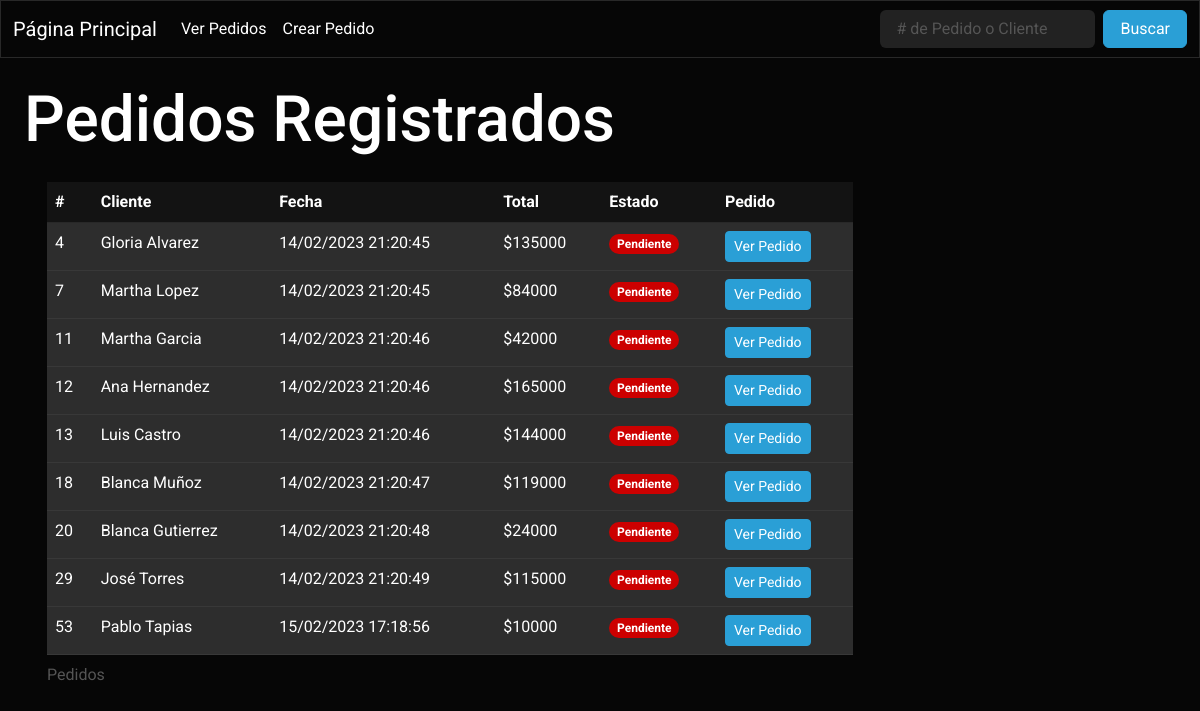
The app's page /ver_estado/Pendiente with its own data.
### tables this page shows
CREATE TABLE "Pedidos" ( -- Tabla que almacena los pedidos
    id INTEGER PRIMARY KEY AUTOINCREMENT NOT NULL, 
    cliente VARCHAR(255) NOT NULL,
    fecha VARCHAR(255) NOT NULL,
    total INT NOT NULL,
    estado TEXT NOT NULL,
    pedido TEXT NOT NULL
);

### app.py (the view)
@app.route('/ver_estado/<estado>') # Ruta que muestra todos los pedidos que se encuentran en un estado indicado.
def verEstado(estado):
    query = f'SELECT * FROM Pedidos WHERE estado = "{estado}"' # Solicitud a realizar.
    pedidosDB = consultarQuery(query) # Ejecutar una solicitud SQL, guardar el resultado en una variable.
    if pedidosDB: # Sí la consulta arroja resultados.
        return render_template('pedidos.html', pedidosDB=pedidosDB) # Devuelve la plantilla html y una variable con los pedidos.
    else: # Sí la consulta no arroja resultados.
        flash(['No se han encontrado pedidos con el estado ', f'{estado}'], 'Rojo') # Se envía un mensaje, la categoría del mensaje y un dato a la próxima página en mostrarse.
        return redirect(url_for('index')) # Se redirige al usuario a la ruta '/'.

### app.py (called while the page is built)
def crearCursor(database): # Genera un objeto cursor a traves de una base de datos.
    conn = None
    try: # Intenta conectarse a la base de datos.
        conn = sql.connect(database) # Establece conexión con la base de datos, y en caso de no existir, la crea.
    except sql.Error as error: # En caso de no lograr conectar a la DB mostrará el error por pantalla.
        print(error)
    finally: # En caso de lograr conectar, generará el objeto cursor y lo devolverá a traves de return.
        if conn:
            cursor = conn.cursor()
            return cursor, conn # Devuelve el objeto cursor y el objeto conn para cerrar la conexión a la base de datos al final.

def consultarQuery(query): # Función que realiza una consulta tomando como argumento una query SQL.
    cursor, conn = crearCursor(database) # Creando cursor y conexión con la base de datos.
    cursor.execute(query) # Ejecutar una solicitud con el cursor.
    respuesta = cursor.fetchall() # Se vuelcan los datos en una variable.
    conn.commit() # Aplicar cambios.
    conn.close() # Cerrar conexión.
    return respuesta # Se devuelven los datos recolectados.

### templates/pedidos.html (shortened to what this page needs)
{% extends "navbar.html" %}
{% block content %}
<div id="pagina">
    <h1>Pedidos Registrados</h1>
    <table class="table table-hover" id="tabla">
        <caption>Pedidos</caption>
        <thead>
            <tr>
                <th scope="col">#</th>
                <th scope="col">Cliente</th>
                <th scope="col">Fecha</th>
                <th scope="col">Total</th>
                <th scope="col">Estado</th>
                <th scope="col">Pedido</th>
            </tr>
        </thead>
        <tbody>
            {% for pedido in pedidosDB %}
            <tr class="table-light">
                <td>{{ pedido[0] }}</td>
                <td>{{ pedido[1] }}</td>
                <td>{{ pedido[2] }}</td>
                <td>${{ pedido[3] }}</td>
                {% if pedido[4] == 'Pendiente': %}
                <td><span class="badge rounded-pill bg-danger">{{ pedido[4] }}</span></td>
                {% elif pedido[4] == 'En Producción': %}
                <td><span class="badge rounded-pill bg-warning">{{ pedido[4] }}</span></td>
                {% elif pedido[4] == 'Terminado': %}
                <td><span class="badge rounded-pill bg-primary">{{ pedido[4] }}</span></td>
                {% elif pedido[4] == 'Entregado': %}
                <td><span class="badge rounded-pill bg-success">{{ pedido[4] }}</span></td>
                {% else: %}
                <td><span class="badge rounded-pill bg-dark">{{ pedido[4] }}</span></td>
                {% endif %}
                <td><a href="{{url_for('verPedido', id=pedido[0])}}" class="btn btn-primary btn-sm">Ver Pedido</a></td>
            </tr>
            {% endfor %}
        </tbody>
    </table>
</div>
{% endblock %}

### static/css/main.css (style rules this page uses)
body { font-family: system-ui, -apple-system, BlinkMacSystemFont, 'Segoe UI', Roboto, Oxygen, Ubuntu, Cantarell, 'Open Sans', 'Helvetica Neue', sans-serif; background-color: black; color: white; }
a { text-decoration: none !important; }
#pagina { margin: 2%; }
#tabla { margin: 2%; max-width: 70%; }

### records on screen
Pedidos: id "4", cliente "Gloria Alvarez", fecha "14/02/2023 21:20:45", total "135000", estado "Pendiente"
Pedidos: id "7", cliente "Martha Lopez", fecha "14/02/2023 21:20:45", total "84000", estado "Pendiente"
Pedidos: id "11", cliente "Martha Garcia", fecha "14/02/2023 21:20:46", total "42000", estado "Pendiente"
Pedidos: id "12", cliente "Ana Hernandez", fecha "14/02/2023 21:20:46", total "165000", estado "Pendiente"
Pedidos: id "13", cliente "Luis Castro", fecha "14/02/2023 21:20:46", total "144000", estado "Pendiente"
Pedidos: id "18", cliente "Blanca Muñoz", fecha "14/02/2023 21:20:47", total "119000", estado "Pendiente"
Pedidos: id "20", cliente "Blanca Gutierrez", fecha "14/02/2023 21:20:48", total "24000", estado "Pendiente"
Pedidos: id "29", cliente "José Torres", fecha "14/02/2023 21:20:49", total "115000", estado "Pendiente"
Pedidos: id "53", cliente "Pablo Tapias", fecha "15/02/2023 17:18:56", total "10000", estado "Pendiente"
